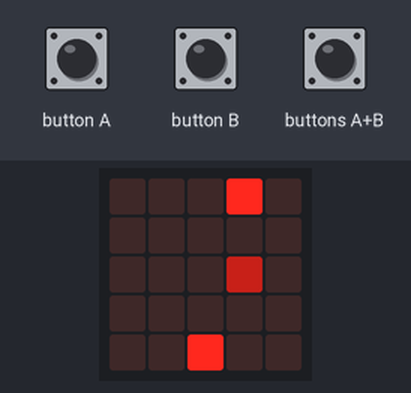
Bench run of a program on a simulated BBC micro:bit (MakeCode). On the bench: the board's 5×5 LED display. Inputs (shaded band) come from the test bench. The short countdown, score and lost-life animations are approximate.

Above: at 1.29 s.
1.3 s: button A pressed for 0.15 s
At 1.5 s:
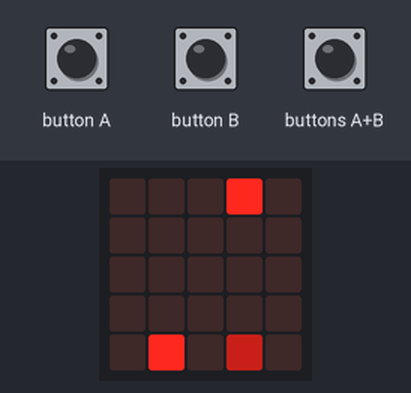
2.0 s: button A pressed for 0.15 s
At 2.55 s:
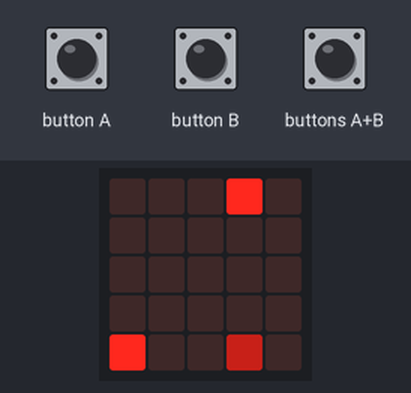
2.7 s: buttons A+B pressed for 0.15 s
At 2.9 s:
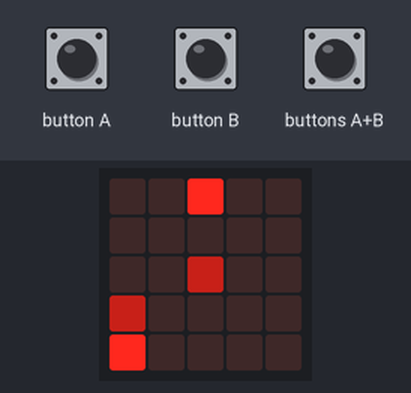
3.4 s: button B pressed for 0.15 s
At 4.12 s:
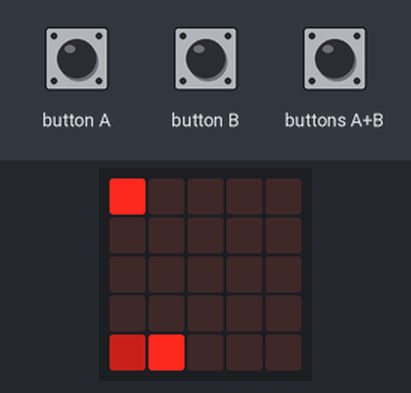

The program:

main.ts
```typescript
input.onButtonPressed(Button.A, function on_button_pressed_a() {
    Player.change(LedSpriteProperty.X, -1)
})
input.onButtonPressed(Button.AB, function on_button_pressed_ab() {

    Shoot = game.createSprite(Player.get(LedSpriteProperty.X), Player.get(LedSpriteProperty.Y))
    Shoot.set(LedSpriteProperty.Brightness, 100)
    for (let index = 0; index < 4; index++) {
        Shoot.change(LedSpriteProperty.Y, -1)
        basic.pause(100)
        if (Shoot.isTouching(Enemy)) {
            game.addScore(1)
        }

        if (Shoot.get(LedSpriteProperty.Y) <= 0) {
            Shoot.delete()
        }

    }
})
input.onButtonPressed(Button.B, function on_button_pressed_b() {
    Player.change(LedSpriteProperty.X, 1)
})
let EnemyFire : game.LedSprite = null
let Shoot : game.LedSprite = null
let Enemy : game.LedSprite = null
let Player : game.LedSprite = null
game.setLife(4)
game.setScore(0)
Player = game.createSprite(2, 4)
Enemy = game.createSprite(0, -4)
basic.forever(function on_forever() {

    Enemy.move(1)
    basic.pause(100)
    Enemy.ifOnEdgeBounce()
    EnemyFire = game.createSprite(Enemy.get(LedSpriteProperty.X), Enemy.get(LedSpriteProperty.Y))
    EnemyFire.set(LedSpriteProperty.Brightness, 100)
    for (let index2 = 0; index2 < 4; index2++) {
        EnemyFire.change(LedSpriteProperty.Y, 1)
        basic.pause(100)
        if (EnemyFire.isTouching(Player)) {
            game.removeLife(1)
        }

        if (EnemyFire.get(LedSpriteProperty.Y) >= 4) {
            EnemyFire.delete()
        }

    }
})
```

test.ts
```typescript
// 테스트는 여기로 이동합니다; 이 패키지가 확장으로 사용될 때 컴파일되지 않을 것 입니다.
```

Measured:
- after the input at 1.3 s, the display: first differs from a run without the input after 0.15 s (image 1)
- after the input at 2.0 s, the display: first differs from a run without the input after 0.15 s (image 2 shows a later state)
- after the input at 2.7 s, the display: first differs from a run without the input after 0.15 s (image 3)
- after the input at 3.4 s, the display: first differs from a run without the input after 0.15 s (image 4 shows a later state)
